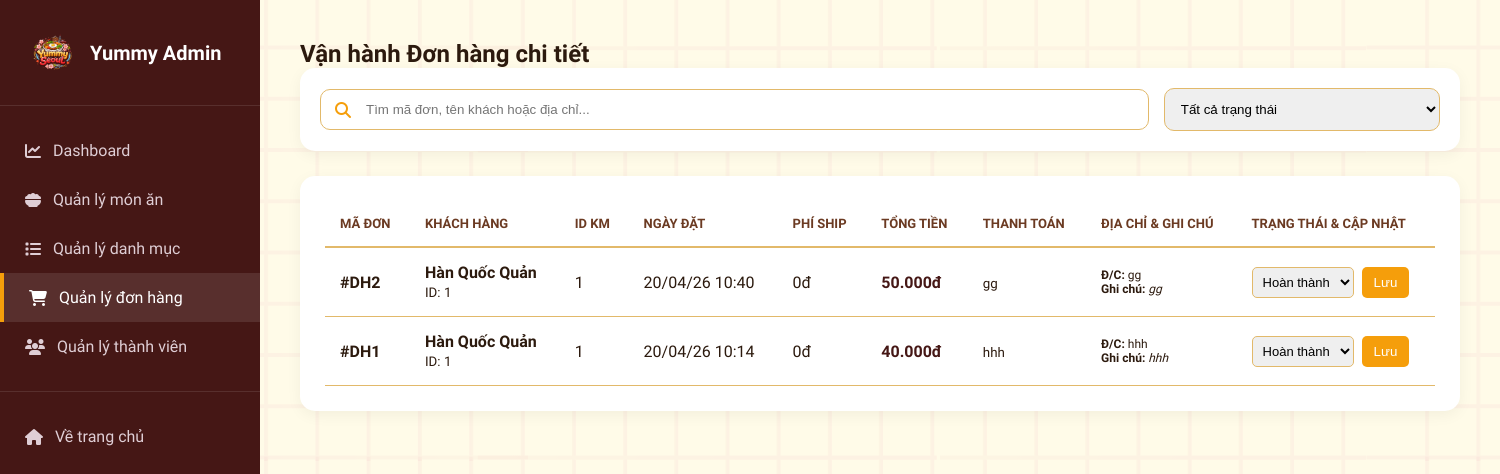
The app's page /UI_Manager/php/order.php with its own data.
### tables this page shows
CREATE TABLE IF NOT EXISTS `don_hang` (
  `id_don_hang` int NOT NULL AUTO_INCREMENT,
  `id_khach_hang` int NOT NULL,
  `id_khuyen_mai` int DEFAULT NULL,
  `ngay_tao_don` datetime DEFAULT CURRENT_TIMESTAMP,
  `tien_ship` decimal(10,2) NOT NULL DEFAULT '0.00',
  `tong_gia` decimal(10,2) NOT NULL,
  `trang_thai` enum('Đã đặt','Đang xử lý','Đang giao','Hoàn thành','Đã hủy') DEFAULT 'Đã đặt',
  `dia_chi_giao_hang` varchar(255) NOT NULL,
  `pt_thanh_toan` varchar(50) NOT NULL,
  `ghi_chu` text,
  PRIMARY KEY (`id_don_hang`),
  KEY `id_khach_hang` (`id_khach_hang`),
  KEY `id_khuyen_mai` (`id_khuyen_mai`)
);

CREATE TABLE IF NOT EXISTS `nguoi_dung` (
  `id_nguoi_dung` int NOT NULL AUTO_INCREMENT,
  `user_name` varchar(50) NOT NULL,
  `mat_khau` varchar(255) NOT NULL,
  `ho_ten` varchar(100) NOT NULL,
  `email` varchar(100) NOT NULL,
  `so_dien_thoai` varchar(15) NOT NULL,
  `dia_chi_mac_dinh` varchar(255) DEFAULT NULL,
  `vai_tro` enum('Khách hàng','Quản lý') NOT NULL DEFAULT 'Khách hàng',
  `trang_thai` enum('Hoạt động','Bị khóa') DEFAULT 'Hoạt động',
  `ngay_tao` datetime DEFAULT CURRENT_TIMESTAMP,
  PRIMARY KEY (`id_nguoi_dung`),
  UNIQUE KEY `user_name` (`user_name`),
  UNIQUE KEY `email` (`email`),
  UNIQUE KEY `so_dien_thoai` (`so_dien_thoai`)
);

### UI_Manager/php/order.php (the view, shortened to what this page needs)
<?php
include '../../SQL_Connect/db.php';
$search = isset($_GET['search']) ? $_GET['search'] : '';
try {
    $sql = "SELECT d.*, n.ho_ten, n.so_dien_thoai
            FROM don_hang d
            JOIN nguoi_dung n ON d.id_khach_hang = n.id_nguoi_dung
            WHERE 1=1";
    $statusOptions = ['Đã đặt', 'Đang xử lý', 'Đang giao', 'Hoàn thành', 'Đã hủy'];
    $sql .= " ORDER BY d.ngay_tao_don DESC";
    $stmt = $pdo->prepare($sql);
    $stmt->execute();
    $orders = $stmt->fetchAll();
} catch (PDOException $e) {
    die("Lỗi: " . $e->getMessage());
}
?>
<!DOCTYPE html>
<html lang="vi">
<head>
    <link rel="stylesheet" href="https://cdnjs.cloudflare.com/ajax/libs/font-awesome/6.4.0/css/all.min.css">
    <link rel="stylesheet" href="../css/order.css">
    <link rel="stylesheet" href="../../UI_User/css/home.css">
</head>
<body>
    <div class="admin-container">
        <aside class="admin-sidebar">
            <div class="sidebar-logo">
                <img src="../../Image/homepage/logo.png" alt="Logo">
                <span>Yummy Admin</span>
            </div>
            <nav class="sidebar-nav">
                <a href="dashboard.php" class="nav-link"><i class="fa-solid fa-chart-line"></i> Dashboard</a>
                <a href="product.php" class="nav-link"><i class="fa-solid fa-bowl-food"></i> Quản lý món ăn</a>
                <a href="category.php" class="nav-link"><i class="fa-solid fa-list"></i> Quản lý danh mục</a>
                <a href="order.php" class="nav-link active"><i class="fa-solid fa-cart-shopping"></i> Quản lý đơn hàng</a>
                <a href="user.php" class="nav-link"><i class="fa-solid fa-users"></i> Quản lý thành viên</a>
                <div class="nav-divider"></div>
                <a href="../../UI_User/php/home.php" class="nav-link"><i class="fa-solid fa-house"></i> Về trang chủ</a>
            </nav>
        </aside>
        <main class="admin-main">
            <header class="main-header">
                <h2>Vận hành Đơn hàng chi tiết</h2>
            </header>
            <form method="GET" action="order.php" class="filter-section">
                <div class="search-box">
                    <i class="fa-solid fa-magnifying-glass"></i>
                    <input type="text" name="search" value="<?php echo htmlspecialchars($search); ?>" placeholder="Tìm mã đơn, tên khách hoặc địa chỉ...">
                </div>
                <div class="filter-box">
                    <select name="status" onchange="this.form.submit()">
                        <option value="">Tất cả trạng thái</option>
                    </select>
                </div>
            </form>
            <div class="order-list card">
                <table class="admin-table">
                    <thead>
                        <tr>
                            <th>Mã đơn</th>
                            <th>Khách hàng</th>
                            <th>ID KM</th>
                            <th>Ngày đặt</th>
                            <th>Phí Ship</th>
                            <th>Tổng tiền</th>
                            <th>Thanh toán</th>
                            <th>Địa chỉ & Ghi chú</th>
                            <th>Trạng thái & Cập nhật</th>
                        </tr>
                    </thead>
                    <tbody>
                        <?php if (empty($orders)): ?>
                            <tr>
                                <td colspan="9" style="text-align:center; padding: 30px; color: #888;">Không tìm thấy đơn hàng phù hợp.</td>
                            </tr>
                        <?php else: ?>
                            <?php foreach ($orders as $o): ?>
                                <tr>
                                    <td><strong>#DH<?php echo $o['id_don_hang']; ?></strong></td>
                                    <td>
                                        <strong><?php echo $o['ho_ten']; ?></strong><br>
                                        <small>ID: <?php echo $o['id_khach_hang']; ?></small>
                                    </td>
                                    <td><?php echo $o['id_khuyen_mai'] ?: '-'; ?></td>
                                    <td><?php echo date('d/m/y H:i', strtotime($o['ngay_tao_don'])); ?></td>
                                    <td><?php echo number_format($o['tien_ship'], 0, ',', '.'); ?>đ</td>
                                    <td class="price-text"><?php echo number_format($o['tong_gia'], 0, ',', '.'); ?>đ</td>
                                    <td><small><?php echo $o['pt_thanh_toan']; ?></small></td>
                                    <td>
                                        <div style="max-width: 250px; font-size: 12px;">
                                            <strong>Đ/C:</strong> <?php echo htmlspecialchars($o['dia_chi_giao_hang']); ?><br>
                                            <strong>Ghi chú:</strong> <i><?php echo htmlspecialchars($o['ghi_chu'] ?: 'Không'); ?></i>
                                        </div>
                                    </td>
                                    <td>
                                        <form method="POST" style="display: flex; gap: 8px;">
                                            <select name="trang_thai" class="status-select">
                                                <?php
                                                foreach ($statusOptions as $st) {
                                                    $selected = ($o['trang_thai'] == $st) ? 'selected' : '';
                                                    echo "<option value='$st' $selected>$st</option>";
                                                }
                                                ?>
                                            </select>
                                            <button type="submit" name="update_status" class="btn-update-fast">Lưu</button>
                                        </form>
                                    </td>
                                </tr>
                            <?php endforeach; ?>
                        <?php endif; ?>
                    </tbody>
                </table>
            </div>
        </main>
    </div>
</body>
</html>

### UI_Manager/css/order.css (style rules this page uses)
:root { --red-brown: #5d2620; --brown-mid: #966f5d; --baby-cream: #fef9f1; --white: #ffffff; --gold-primary: #f59e0b; --gold-light: #fef3c7; }
* { margin: 0; padding: 0; box-sizing: border-box; }
body { font-family: 'Asap', sans-serif; background-color: var(--baby-cream); color: var(--red-brown); }
.admin-container { display: flex; }
.admin-sidebar { width: 260px; background: var(--red-brown); color: white; position: fixed; height: 100vh; }
.sidebar-logo { padding: 30px; display: flex; align-items: center; gap: 15px; font-size: 20px; font-weight: 700; border-bottom: 1px solid rgba(255, 255, 255, 0.1); }
.sidebar-logo img { width: 45px; height: 45px; }
.sidebar-nav { padding: 20px 0; }
.nav-link { display: flex; align-items: center; gap: 12px; padding: 15px 25px; color: #dfced5; text-decoration: none; }
.nav-link.active { background: rgba(255, 255, 255, 0.1); color: white; border-left: 4px solid var(--gold-primary); }
.nav-divider { height: 1px; background: rgba(255, 255, 255, 0.1); margin: 20px 0; }
.admin-main { flex: 1; margin-left: 260px; padding: 40px; }
.card { background: var(--white); border-radius: 15px; padding: 25px; box-shadow: 0 4px 15px rgba(0, 0, 0, 0.05); margin-bottom: 30px; }
.filter-section { display: flex; gap: 20px; align-items: center; }
.search-box { flex: 2; position: relative; display: flex; align-items: center; }
.search-box i { position: absolute; left: 15px; color: var(--gold-primary); }
.search-box input { width: 100%; padding: 12px 15px 12px 45px; border: 1px solid var(--gold-light); border-radius: 10px; outline: none; }
.filter-box { flex: 1; }
.filter-box select { width: 100%; padding: 12px; border: 1px solid var(--gold-light); border-radius: 10px; outline: none; cursor: pointer; }
.admin-table { width: 100%; border-collapse: collapse; }
.admin-table th { text-align: left; padding: 15px; border-bottom: 2px solid var(--gold-light); color: var(--brown-mid); text-transform: uppercase; font-size: 13px; }
.admin-table td { padding: 15px; border-bottom: 1px solid var(--gold-light); vertical-align: middle; }
.price-text { font-weight: 700; color: var(--red-brown); }
.order-list { overflow-x: auto; }
.admin-table { min-width: 1100px; }
.status-select { padding: 6px; border-radius: 5px; border: 1px solid var(--gold-light); font-size: 13px; }
.btn-update-fast { background: var(--gold-primary); color: white; border: none; padding: 7px 12px; border-radius: 5px; cursor: pointer; }
.filter-section { display: flex; gap: 15px; margin-bottom: 25px; background: #fff; padding: 20px; border-radius: 15px; box-shadow: 0 4px 15px rgba(0, 0, 0, 0.05); }
.search-box { flex: 3; position: relative; }
.search-box i { position: absolute; left: 15px; top: 50%; transform: translateY(-50%); color: var(--gold-primary); }

### UI_User/css/home.css (style rules this page uses)
:root { --cream: #fdf6ec; --cream-dark: #f5e9d5; --brown-deep: #3b1a0e; --brown-mid: #6b3a22; --brown-light: #a0522d; --gold: #c8922a; --gold-light: #e2b96a; --pink-soft: #f2d9c8; --pink-card: #f8ede3; --red-accent: #c0392b; --text-dark: #2c1a0e; --text-mid: #5a3825; --text-light: #8b6047; --white: #ffffff; --red-brown: #451715; --baby-pink: #ffb9d2; --light-pink: #ffdbe8; --baby-yellow: #ffeda3; --baby-cream: #fffbe8; --shadow: 0 4px 20px rgba(59, 26, 14, 0.12); --shadow-hover: 0 8px 32px rgba(59, 26, 14, 0.22); --radius: 12px; --radius-lg: 20px; }
*, *::before, *::after { box-sizing: border-box; margin: 0; padding: 0; }
body { font-family: "Asap", sans-serif; color: var(--text-dark); overflow-x: hidden; background: url("../../Image/homepage/background.png"); background-size: auto; }
a { text-decoration: none; color: inherit; }
img { display: block; max-width: 100%; }
header { position: relative; z-index: 2000; }

### records on screen
don_hang: id_don_hang "2", id_khach_hang.ho_ten "Hàn Quốc Quản", id_khach_hang "1", id_khuyen_mai "1", ngay_tao_don "20/04/26 10:40", tien_ship "0", tong_gia "50.000", pt_thanh_toan "gg", dia_chi_giao_hang "gg", ghi_chu "gg"
don_hang: id_don_hang "1", id_khach_hang.ho_ten "Hàn Quốc Quản", id_khach_hang "1", id_khuyen_mai "1", ngay_tao_don "20/04/26 10:14", tien_ship "0", tong_gia "40.000", pt_thanh_toan "hhh", dia_chi_giao_hang "hhh", ghi_chu "hhh"

### other values on screen
form field trang_thai "Hoàn thành"
